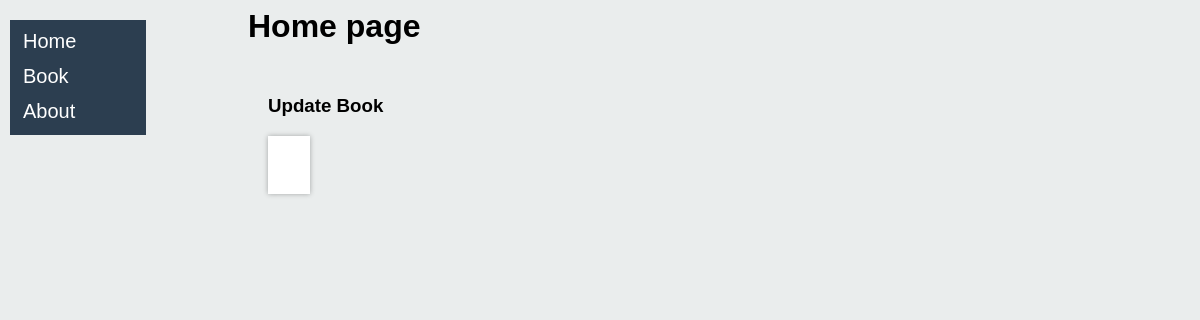
The app's page /, older data.
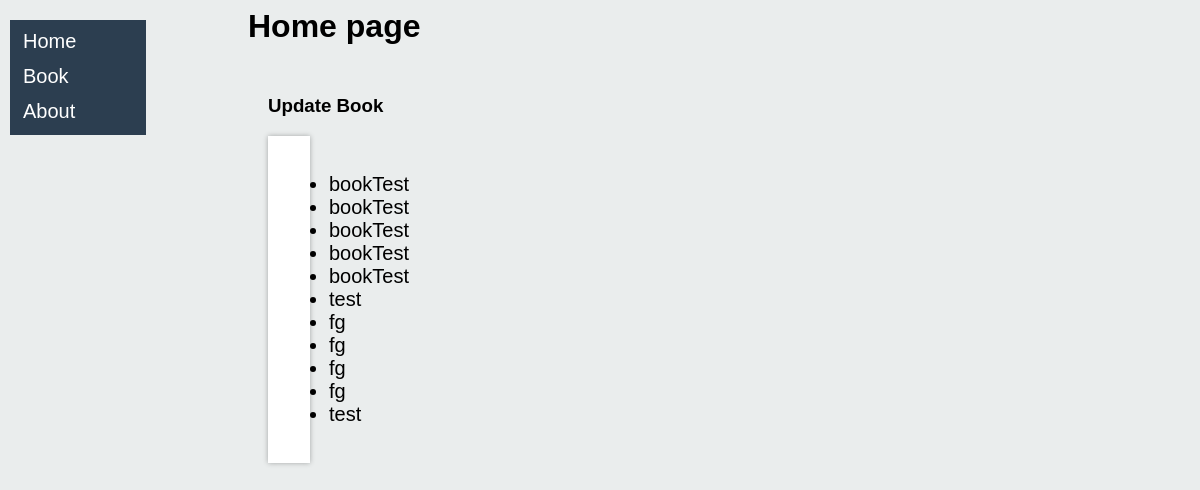
The same page, newer data.
### book/models.py (models this page shows, shortened)
class Book(models.Model):
    name_book = models.CharField(max_length=30)
    author = models.CharField(max_length=60)
    number_pages = models.IntegerField()
    price = models.IntegerField()
    image = models.ImageField(null=True, blank=True, upload_to="images/")

### page/views.py (the view)
# urls.py: path('', HomePage.as_view(), name='home'),
class HomePage(ListView):
    model = Book
    template_name = 'home.html'
    context_object_name = 'book_list'

### templates/home.html
{% extends 'base.html' %}
{% block content %}
<h1 class="main">Home page</h1>
<div class="row_text">
    <div class="column_text">
        <div class="border-with-shadow">
            <div class="main">
                <h3>Update Book</h3>
                <div class="border_text_list">
                    <ul>
                        {% for book_list in book_list %}
                        <li style="font-size:125%;">
                            {{book_list.name_book}}
                        </li>
                        {% endfor %}
                    </ul>
                </div>
            </div>
        </div>
    </div>
</div>
{% endblock %}

### templates/base.html
{% load static %}
<head>
    <link rel="stylesheet" href="{% static 'css/web_css.css' %}">
</head>
<aside class="side">
    <a href="{% url 'home' %}">Home</a>
    <a href="{% url 'book' %}">Book</a>
    <a href="{% url 'about' %}">About</a>
</aside>
{% block content %}
{% endblock content %}

### static/css/web_css.css (style rules this page uses)
.side { width: 130px; position: fixed; z-index: 1; top: 20px; left: 10px; background:#2C3E50; overflow-x: hidden; padding-top:5px; padding-bottom:5px; padding-right:3px; padding-left:3px; }
.side a { padding:5px 8px 7px 10px; text-decoration: none; font-size: 20px; display: block; color:#FFFFFF; }
.main { margin-left: 240px; }
.column_text { padding: 10px; box-sizing: border-box; }
.column_text:last-child { margin-right: 0; margin-left: 10px; }
.border_text_list { border: 1px solid #FFFFFF; margin-right: 900px; padding:20px; box-shadow: 0px 0 5px rgba(0, 0, 0, 0.3); background-color:#FFFFFF; }

Row changes from the older to the newer data that the page shows:
added Book: name_book "bookTest"
added Book: name_book "bookTest"
added Book: name_book "bookTest"
added Book: name_book "bookTest"
added Book: name_book "bookTest"
added Book: name_book "test"
added Book: name_book "fg"
added Book: name_book "fg"
added Book: name_book "fg"
added Book: name_book "fg"
added Book: name_book "test"
